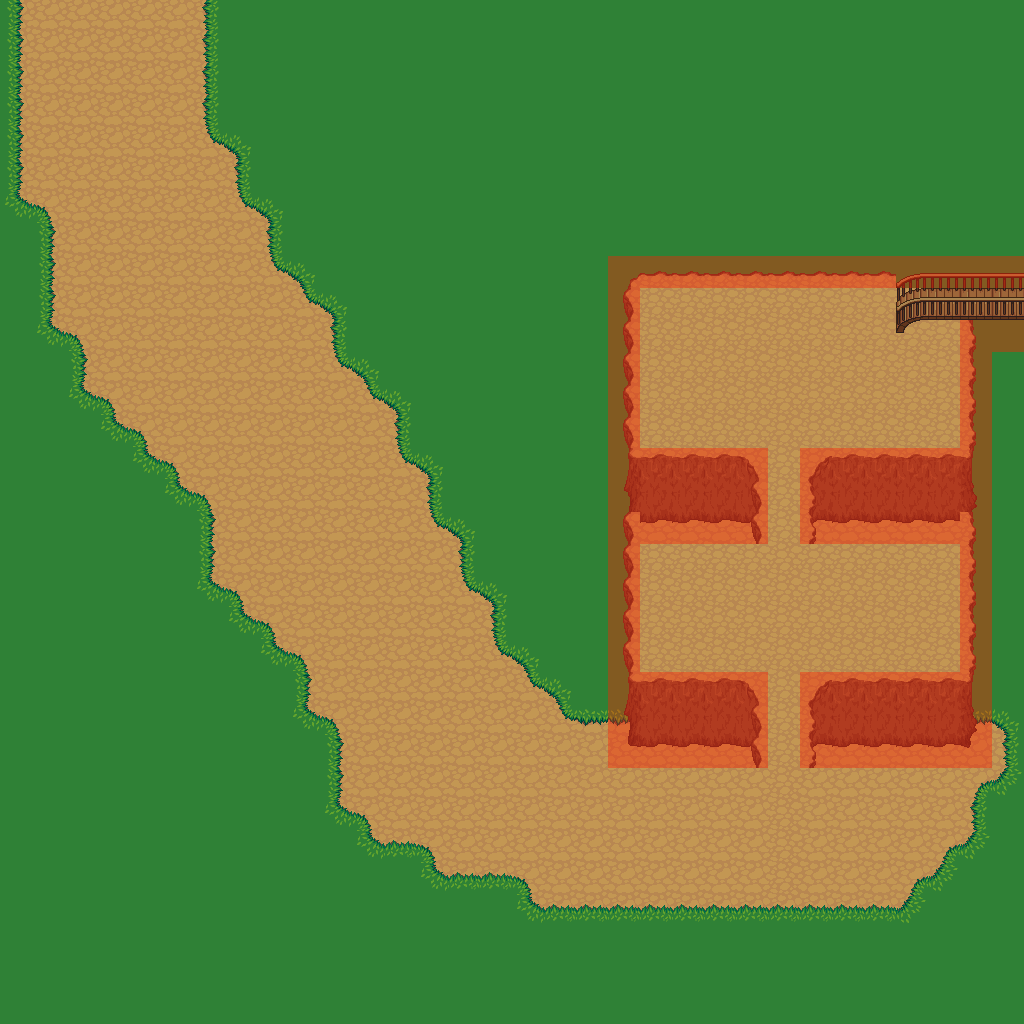

The image is a tile-based game level rendered from a .tmx file. Its description and source (layers, tilesets, objects; grid data summarised) follow:
An orthogonal 32x32 tile map with 32x32 px tiles, 3 tile layers (background, object, collision), 4 tilesets and 4 objects (3x teleport, cultist).

<map version="1.0" orientation="orthogonal" width="32" height="32" tilewidth="32" tileheight="32">
 <properties>
  <property name="music" value="snow_about_a_castle.ogg" />
  <property name="tileset" value="outside.txt" />
  <property name="title" value="Snow Mountain" />
 </properties>
 <tileset firstgid="1" name="tiled_collision" tilewidth="32" tileheight="32">
  <image source="tiled_collision.png" width="480" height="32" />
 </tileset>
 <tileset firstgid="16" name="generic_background" tilewidth="32" tileheight="32">
  <image source="generic_background.png" width="864" height="832" />
 </tileset>
 <tileset firstgid="718" name="small_objects" tilewidth="32" tileheight="64">
  <image source="small_objects.png" width="671" height="512" />
 </tileset>
 <tileset firstgid="878" name="outside_objects" tilewidth="32" tileheight="128">
  <image source="outside_objects.png" width="672" height="768" />
 </tileset>
 <layer name="background" width="32" height="32">
  <data>[1024 cells, 1010 non-empty, 21 distinct tile ids]</data>
 </layer>
 <layer name="object" width="32" height="32">
  <data>[1024 cells, 76 non-empty, 18 distinct tile ids]</data>
 </layer>
 <layer name="collision" width="32" height="32">
  <data>[1024 cells, 97 non-empty, 1 distinct tile ids]</data>
 </layer>
 <objectgroup name="enemygroup" width="32" height="32">
  <object name="Cultist" type="cultist" x="224" y="352" width="32" height="32">
   <properties>
    <property name="level" value="2,2" />
    <property name="number" value="1,1" />
   </properties>
  </object>
 </objectgroup>
 <objectgroup name="enemy" width="32" height="32" />
 <objectgroup name="event" width="32" height="32">
  <object name="Teleport to Laurelia" type="teleport" x="0" y="0" width="224" height="32">
   <properties>
    <property name="intermap" value="laurelia.txt,74,142" />
   </properties>
  </object>
  <object name="Teleport to Snow2" type="teleport" x="992" y="288" width="32" height="32">
   <properties>
    <property name="intermap" value="snow2.txt,1,9" />
   </properties>
  </object>
  <object name="Require Juggernaut Talisman" type="teleport" x="768" y="448" width="32" height="32">
   <properties>
    <property name="intramap" value="24,24" />
    <property name="msg" value="You need the Juggernaut Talisman to proceed!" />
    <property name="requires_not" value="fulljugg" />
   </properties>
  </object>
 </objectgroup>
</map>
